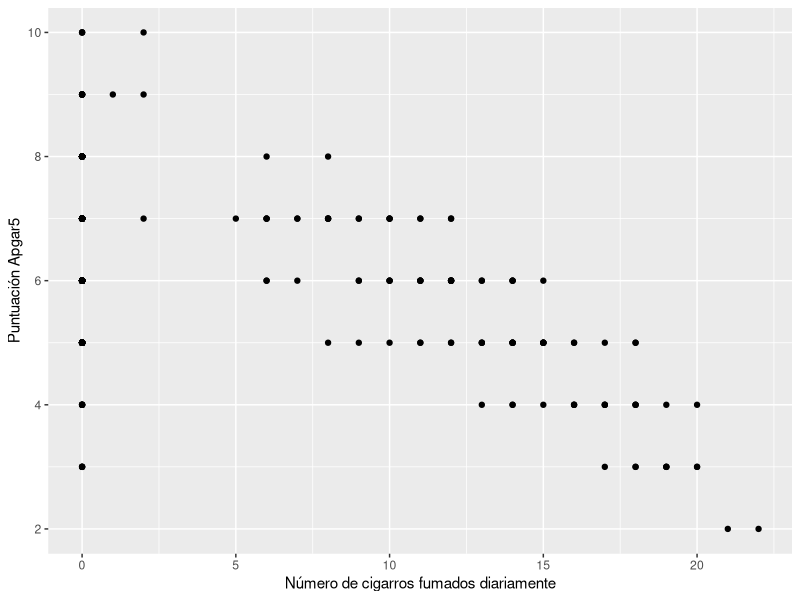

R code for this plot:
# Cargar los paquetes necesarios
library(dplyr)
library(ggplot2)
library(broom)

# Cargar los datos desde un archivo CSV
neonatos <- read.csv("neonatos.csv")

# Crear un gráfico de dispersión para visualizar la relación entre las variables
ggplot(neonatos, aes(x = cigarros, y = apgar5)) +
  geom_point() +
  xlab("Número de cigarros fumados diariamente") +
  ylab("Puntuación Apgar5")

# Ajustar un modelo de regresión lineal
modelo_lineal <- lm(apgar5 ~ cigarros, data = neonatos)

# Obtener el resumen del modelo lineal
summary(modelo_lineal)

# Ajustar un modelo de regresión no lineal (por ejemplo, cuadrático)
modelo_no_lineal <- lm(apgar5 ~ cigarros + I(cigarros^2), data = neonatos)

# Obtener el resumen del modelo no lineal
summary(modelo_no_lineal)

# Comparar los modelos utilizando criterios como R-cuadrado ajustado, AIC o BIC
compare_models <- broom::glance(modelo_lineal, modelo_no_lineal)
compare_models
